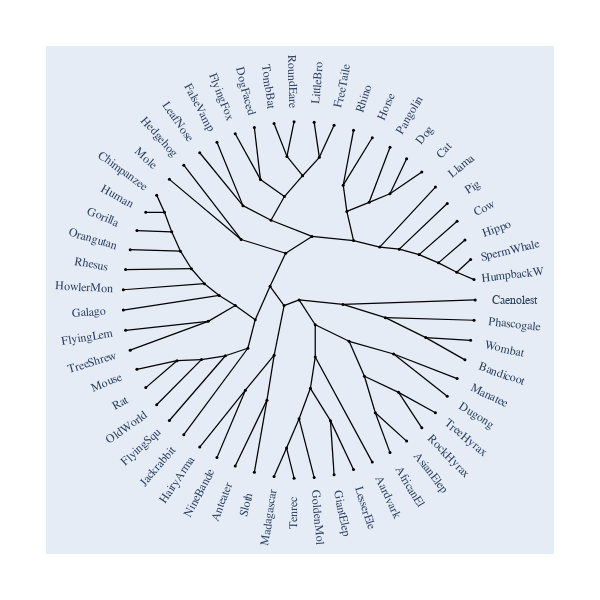

This figure's notebook cell:
### Markdown cell above
## With Contemporaneous Tips

### Code cell
fig.contemporaneous = True
fig.label_pad = 0.23
fig.show()

### Figure 1 — Plotly figure (JSON) as saved in the notebook; plotly's stock layout.template omitted (floating-point values rounded to 4 significant figures; data arrays with more than 128 entries replaced by an {"elided": "..."} marker saying what was removed)
{"data": [{"line": {"color": "black", "shape": "spline", "smoothing": 1.3, "width": 1.25}, "mode": "lines", "showlegend": false, "type": "scatter", "x": {"elided": "644 float values"}, "y": {"elided": "644 float values"}}, {"hoverinfo": "text", "marker": {"color": "black", "size": 3, "symbol": "circle"}, "mode": "markers", "showlegend": false, "text": ["root", "edge.37", "edge.33", "edge.19", "edge.17", "edge.16", "edge.15", "edge.14", "edge.13", "edge.12", "edge.11", "HumpbackW", "SpermWhale", "Hippo", "Cow", "Pig", "Llama", "edge.10", "edge.9", "edge.8", "Cat", "Dog", "Pangolin", "edge.7", "Horse", "Rhino", "edge.6", "edge.4", "edge.3", "edge.1", "FreeTaile", "LittleBro", "edge.2", "RoundEare", "TombBat", "edge.0", "DogFaced", "FlyingFox", "edge.5", "FalseVamp", "LeafNose", "edge.18", "Hedgehog", "Mole", "edge.32", "edge.27", "edge.26", "edge.25", "edge.24", "edge.23", "edge.22", "edge.21", "Chimpanzee", "Human", "Gorilla", "Orangutan", "Rhesus", "HowlerMon", "Galago", "edge.20", "FlyingLem", "TreeShrew", "edge.31", "edge.30", "edge.29", "edge.28", "Mouse", "Rat", "OldWorld", "FlyingSqu", "Jackrabbit", "edge.36", "edge.34", "HairyArma", "NineBande", "edge.35", "Anteater", "Sloth", "edge.48", "edge.47", "edge.46", "edge.44", "edge.43", "Madagascar", "Tenrec", "GoldenMol", "edge.45", "GiantElep", "LesserEle", "Aardvark", "edge.42", "edge.41", "edge.39", "AfricanEl", "AsianElep", "edge.40", "RockHyrax", "TreeHyrax", "edge.38", "Dugong", "Manatee", "edge.51", "edge.50", "edge.49", "Bandicoot", "Wombat", "Phascogale", "Caenolest"], "type": "scatter", "x": [0, -0.08527, -0.1649, -0.07649, 0.07317, 0.3091, 0.4578, 0.5691, 0.6814, 0.7913, 0.8958, 0.9935, 0.974, 0.9418, 0.8974, 0.8413, 0.7741, 0.2711, 0.3978, 0.516, 0.6969, 0.6106, 0.5164, 0.2506, 0.4154, 0.309, -0.1595, -0.08338, 0.0199, 0.115, 0.1986, 0.08558, -0.06915, -0.02856, -0.1423, -0.2197, -0.2542, -0.3628, -0.3189, -0.4667, -0.5644, -0.3295, -0.6549, -0.7367, -0.2492, -0.3623, -0.4538, -0.5378, -0.6119, -0.6739, -0.7236, -0.7648, -0.809, -0.8707, -0.9211, -0.9595, -0.9854, -0.9984, -0.9984, -0.5165, -0.9854, -0.9595, -0.2911, -0.4185, -0.5547, -0.6934, -0.9211, -0.8707, -0.809, -0.7367, -0.6549, -0.1416, -0.3051, -0.5644, -0.4667, -0.1826, -0.3628, -0.2542, 0.0916, 0.09162, 0.06408, -1.225e-16, -0.07131, -0.1423, -0.02856, 0.08558, 0.178, 0.1986, 0.309, 0.4154, 0.2839, 0.3711, 0.4327, 0.5164, 0.6106, 0.5648, 0.6969, 0.7741, 0.537, 0.8413, 0.8974, 0.2488, 0.49, 0.7196, 0.9418, 0.974, 0.9935, 1], "y": [0, -0.03152, 0.07649, 0.2618, 0.3562, 0.3332, 0.2965, 0.2848, 0.2542, 0.208, 0.155, 0.114, 0.2265, 0.336, 0.4412, 0.5406, 0.633, 0.4965, 0.5475, 0.5954, 0.7171, 0.7919, 0.8563, 0.6436, 0.9096, 0.9511, 0.4471, 0.5799, 0.6967, 0.7999, 0.9801, 0.9963, 0.8051, 0.9996, 0.9898, 0.6761, 0.9671, 0.9319, 0.5289, 0.8844, 0.8255, 0.339, 0.7557, 0.6762, -0.1107, -0.03144, 0.02514, 0.09109, 0.1749, 0.2735, 0.3818, 0.4915, 0.5878, 0.4917, 0.3893, 0.2817, 0.1705, 0.05709, -0.05709, -0.1201, -0.1705, -0.2817, -0.271, -0.3133, -0.3345, -0.3409, -0.3893, -0.4917, -0.5878, -0.6762, -0.7557, -0.3101, -0.506, -0.8255, -0.8844, -0.562, -0.9319, -0.9671, -0.1392, -0.3205, -0.4959, -0.6667, -0.8303, -0.9898, -0.9996, -0.9963, -0.677, -0.9801, -0.9511, -0.9096, -0.2321, -0.4283, -0.6329, -0.8563, -0.7919, -0.5184, -0.7171, -0.633, -0.3032, -0.5406, -0.4412, -0.02495, -0.0993, -0.2113, -0.336, -0.2265, -0.114, -2.449e-16]}], "layout": {"annotations": [{"font": {"family": "Inconsolata, monospace", "size": 12}, "showarrow": false, "text": "HumpbackW ", "textangle": -6.545, "x": 1.222, "xanchor": "center", "xref": "x", "y": 0.1402, "yanchor": "middle", "yref": "y"}, {"font": {"family": "Inconsolata, monospace", "size": 12}, "showarrow": false, "text": "SpermWhale", "textangle": -13.09, "x": 1.198, "xanchor": "center", "xref": "x", "y": 0.2786, "yanchor": "middle", "yref": "y"}, {"font": {"family": "Inconsolata, monospace", "size": 12}, "showarrow": false, "text": "Hippo     ", "textangle": -19.64, "x": 1.158, "xanchor": "center", "xref": "x", "y": 0.4133, "yanchor": "middle", "yref": "y"}, {"font": {"family": "Inconsolata, monospace", "size": 12}, "showarrow": false, "text": "Cow       ", "textangle": -26.18, "x": 1.104, "xanchor": "center", "xref": "x", "y": 0.5427, "yanchor": "middle", "yref": "y"}, {"font": {"family": "Inconsolata, monospace", "size": 12}, "showarrow": false, "text": "Pig       ", "textangle": -32.73, "x": 1.035, "xanchor": "center", "xref": "x", "y": 0.665, "yanchor": "middle", "yref": "y"}, {"font": {"family": "Inconsolata, monospace", "size": 12}, "showarrow": false, "text": "Llama     ", "textangle": -39.27, "x": 0.9522, "xanchor": "center", "xref": "x", "y": 0.7786, "yanchor": "middle", "yref": "y"}, {"font": {"family": "Inconsolata, monospace", "size": 12}, "showarrow": false, "text": "Cat       ", "textangle": -45.82, "x": 0.8572, "xanchor": "center", "xref": "x", "y": 0.8821, "yanchor": "middle", "yref": "y"}, {"font": {"family": "Inconsolata, monospace", "size": 12}, "showarrow": false, "text": "Dog       ", "textangle": -52.36, "x": 0.7511, "xanchor": "center", "xref": "x", "y": 0.974, "yanchor": "middle", "yref": "y"}, {"font": {"family": "Inconsolata, monospace", "size": 12}, "showarrow": false, "text": "Pangolin  ", "textangle": -58.91, "x": 0.6352, "xanchor": "center", "xref": "x", "y": 1.053, "yanchor": "middle", "yref": "y"}, {"font": {"family": "Inconsolata, monospace", "size": 12}, "showarrow": false, "text": "Horse     ", "textangle": -65.45, "x": 0.511, "xanchor": "center", "xref": "x", "y": 1.119, "yanchor": "middle", "yref": "y"}, {"font": {"family": "Inconsolata, monospace", "size": 12}, "showarrow": false, "text": "Rhino     ", "textangle": -72, "x": 0.3801, "xanchor": "center", "xref": "x", "y": 1.17, "yanchor": "middle", "yref": "y"}, {"font": {"family": "Inconsolata, monospace", "size": 12}, "showarrow": false, "text": "FreeTaile ", "textangle": -78.55, "x": 0.2443, "xanchor": "center", "xref": "x", "y": 1.206, "yanchor": "middle", "yref": "y"}, {"font": {"family": "Inconsolata, monospace", "size": 12}, "showarrow": false, "text": "LittleBro ", "textangle": -85.09, "x": 0.1053, "xanchor": "center", "xref": "x", "y": 1.225, "yanchor": "middle", "yref": "y"}, {"font": {"family": "Inconsolata, monospace", "size": 12}, "showarrow": false, "text": " RoundEare", "textangle": 88.36, "x": -0.03512, "xanchor": "center", "xref": "x", "y": 1.229, "yanchor": "middle", "yref": "y"}, {"font": {"family": "Inconsolata, monospace", "size": 12}, "showarrow": false, "text": "   TombBat", "textangle": 81.82, "x": -0.175, "xanchor": "center", "xref": "x", "y": 1.217, "yanchor": "middle", "yref": "y"}, {"font": {"family": "Inconsolata, monospace", "size": 12}, "showarrow": false, "text": "  DogFaced", "textangle": 75.27, "x": -0.3127, "xanchor": "center", "xref": "x", "y": 1.19, "yanchor": "middle", "yref": "y"}, {"font": {"family": "Inconsolata, monospace", "size": 12}, "showarrow": false, "text": " FlyingFox", "textangle": 68.73, "x": -0.4463, "xanchor": "center", "xref": "x", "y": 1.146, "yanchor": "middle", "yref": "y"}, {"font": {"family": "Inconsolata, monospace", "size": 12}, "showarrow": false, "text": " FalseVamp", "textangle": 62.18, "x": -0.574, "xanchor": "center", "xref": "x", "y": 1.088, "yanchor": "middle", "yref": "y"}, {"font": {"family": "Inconsolata, monospace", "size": 12}, "showarrow": false, "text": "  LeafNose", "textangle": 55.64, "x": -0.6943, "xanchor": "center", "xref": "x", "y": 1.015, "yanchor": "middle", "yref": "y"}, {"font": {"family": "Inconsolata, monospace", "size": 12}, "showarrow": false, "text": "  Hedgehog", "textangle": 49.09, "x": -0.8055, "xanchor": "center", "xref": "x", "y": 0.9296, "yanchor": "middle", "yref": "y"}, {"font": {"family": "Inconsolata, monospace", "size": 12}, "showarrow": false, "text": "      Mole", "textangle": 42.55, "x": -0.9062, "xanchor": "center", "xref": "x", "y": 0.8317, "yanchor": "middle", "yref": "y"}, {"font": {"family": "Inconsolata, monospace", "size": 12}, "showarrow": false, "text": "Chimpanzee", "textangle": 36, "x": -0.9951, "xanchor": "center", "xref": "x", "y": 0.723, "yanchor": "middle", "yref": "y"}, {"font": {"family": "Inconsolata, monospace", "size": 12}, "showarrow": false, "text": "     Human", "textangle": 29.45, "x": -1.071, "xanchor": "center", "xref": "x", "y": 0.6048, "yanchor": "middle", "yref": "y"}, {"font": {"family": "Inconsolata, monospace", "size": 12}, "showarrow": false, "text": "   Gorilla", "textangle": 22.91, "x": -1.133, "xanchor": "center", "xref": "x", "y": 0.4788, "yanchor": "middle", "yref": "y"}, {"font": {"family": "Inconsolata, monospace", "size": 12}, "showarrow": false, "text": " Orangutan", "textangle": 16.36, "x": -1.18, "xanchor": "center", "xref": "x", "y": 0.3465, "yanchor": "middle", "yref": "y"}, {"font": {"family": "Inconsolata, monospace", "size": 12}, "showarrow": false, "text": "    Rhesus", "textangle": 9.818, "x": -1.212, "xanchor": "center", "xref": "x", "y": 0.2097, "yanchor": "middle", "yref": "y"}, {"font": {"family": "Inconsolata, monospace", "size": 12}, "showarrow": false, "text": " HowlerMon", "textangle": 3.273, "x": -1.228, "xanchor": "center", "xref": "x", "y": 0.07022, "yanchor": "middle", "yref": "y"}, {"font": {"family": "Inconsolata, monospace", "size": 12}, "showarrow": false, "text": "    Galago", "textangle": -3.273, "x": -1.228, "xanchor": "center", "xref": "x", "y": -0.07022, "yanchor": "middle", "yref": "y"}, {"font": {"family": "Inconsolata, monospace", "size": 12}, "showarrow": false, "text": " FlyingLem", "textangle": -9.818, "x": -1.212, "xanchor": "center", "xref": "x", "y": -0.2097, "yanchor": "middle", "yref": "y"}, {"font": {"family": "Inconsolata, monospace", "size": 12}, "showarrow": false, "text": " TreeShrew", "textangle": -16.36, "x": -1.18, "xanchor": "center", "xref": "x", "y": -0.3465, "yanchor": "middle", "yref": "y"}, {"font": {"family": "Inconsolata, monospace", "size": 12}, "showarrow": false, "text": "     Mouse", "textangle": -22.91, "x": -1.133, "xanchor": "center", "xref": "x", "y": -0.4788, "yanchor": "middle", "yref": "y"}, {"font": {"family": "Inconsolata, monospace", "size": 12}, "showarrow": false, "text": "       Rat", "textangle": -29.45, "x": -1.071, "xanchor": "center", "xref": "x", "y": -0.6048, "yanchor": "middle", "yref": "y"}, {"font": {"family": "Inconsolata, monospace", "size": 12}, "showarrow": false, "text": "  OldWorld", "textangle": -36, "x": -0.9951, "xanchor": "center", "xref": "x", "y": -0.723, "yanchor": "middle", "yref": "y"}, {"font": {"family": "Inconsolata, monospace", "size": 12}, "showarrow": false, "text": " FlyingSqu", "textangle": -42.55, "x": -0.9062, "xanchor": "center", "xref": "x", "y": -0.8317, "yanchor": "middle", "yref": "y"}, {"font": {"family": "Inconsolata, monospace", "size": 12}, "showarrow": false, "text": "Jackrabbit", "textangle": -49.09, "x": -0.8055, "xanchor": "center", "xref": "x", "y": -0.9296, "yanchor": "middle", "yref": "y"}, {"font": {"family": "Inconsolata, monospace", "size": 12}, "showarrow": false, "text": " HairyArma", "textangle": -55.64, "x": -0.6943, "xanchor": "center", "xref": "x", "y": -1.015, "yanchor": "middle", "yref": "y"}, {"font": {"family": "Inconsolata, monospace", "size": 12}, "showarrow": false, "text": " NineBande", "textangle": -62.18, "x": -0.574, "xanchor": "center", "xref": "x", "y": -1.088, "yanchor": "middle", "yref": "y"}, {"font": {"family": "Inconsolata, monospace", "size": 12}, "showarrow": false, "text": "  Anteater", "textangle": -68.73, "x": -0.4463, "xanchor": "center", "xref": "x", "y": -1.146, "yanchor": "middle", "yref": "y"}, {"font": {"family": "Inconsolata, monospace", "size": 12}, "showarrow": false, "text": "     Sloth", "textangle": -75.27, "x": -0.3127, "xanchor": "center", "xref": "x", "y": -1.19, "yanchor": "middle", "yref": "y"}, {"font": {"family": "Inconsolata, monospace", "size": 12}, "showarrow": false, "text": "Madagascar", "textangle": -81.82, "x": -0.175, "xanchor": "center", "xref": "x", "y": -1.217, "yanchor": "middle", "yref": "y"}, {"font": {"family": "Inconsolata, monospace", "size": 12}, "showarrow": false, "text": "    Tenrec", "textangle": -88.36, "x": -0.03512, "xanchor": "center", "xref": "x", "y": -1.229, "yanchor": "middle", "yref": "y"}, {"font": {"family": "Inconsolata, monospace", "size": 12}, "showarrow": false, "text": "GoldenMol ", "textangle": 85.09, "x": 0.1053, "xanchor": "center", "xref": "x", "y": -1.225, "yanchor": "middle", "yref": "y"}, {"font": {"family": "Inconsolata, monospace", "size": 12}, "showarrow": false, "text": "GiantElep ", "textangle": 78.55, "x": 0.2443, "xanchor": "center", "xref": "x", "y": -1.206, "yanchor": "middle", "yref": "y"}, {"font": {"family": "Inconsolata, monospace", "size": 12}, "showarrow": false, "text": "LesserEle ", "textangle": 72, "x": 0.3801, "xanchor": "center", "xref": "x", "y": -1.17, "yanchor": "middle", "yref": "y"}, {"font": {"family": "Inconsolata, monospace", "size": 12}, "showarrow": false, "text": "Aardvark  ", "textangle": 65.45, "x": 0.511, "xanchor": "center", "xref": "x", "y": -1.119, "yanchor": "middle", "yref": "y"}, {"font": {"family": "Inconsolata, monospace", "size": 12}, "showarrow": false, "text": "AfricanEl ", "textangle": 58.91, "x": 0.6352, "xanchor": "center", "xref": "x", "y": -1.053, "yanchor": "middle", "yref": "y"}, {"font": {"family": "Inconsolata, monospace", "size": 12}, "showarrow": false, "text": "AsianElep ", "textangle": 52.36, "x": 0.7511, "xanchor": "center", "xref": "x", "y": -0.974, "yanchor": "middle", "yref": "y"}, {"font": {"family": "Inconsolata, monospace", "size": 12}, "showarrow": false, "text": "RockHyrax ", "textangle": 45.82, "x": 0.8572, "xanchor": "center", "xref": "x", "y": -0.8821, "yanchor": "middle", "yref": "y"}, {"font": {"family": "Inconsolata, monospace", "size": 12}, "showarrow": false, "text": "TreeHyrax ", "textangle": 39.27, "x": 0.9522, "xanchor": "center", "xref": "x", "y": -0.7786, "yanchor": "middle", "yref": "y"}, {"font": {"family": "Inconsolata, monospace", "size": 12}, "showarrow": false, "text": "Dugong    ", "textangle": 32.73, "x": 1.035, "xanchor": "center", "xref": "x", "y": -0.665, "yanchor": "middle", "yref": "y"}, {"font": {"family": "Inconsolata, monospace", "size": 12}, "showarrow": false, "text": "Manatee   ", "textangle": 26.18, "x": 1.104, "xanchor": "center", "xref": "x", "y": -0.5427, "yanchor": "middle", "yref": "y"}, {"font": {"family": "Inconsolata, monospace", "size": 12}, "showarrow": false, "text": "Bandicoot ", "textangle": 19.64, "x": 1.158, "xanchor": "center", "xref": "x", "y": -0.4133, "yanchor": "middle", "yref": "y"}, {"font": {"family": "Inconsolata, monospace", "size": 12}, "showarrow": false, "text": "Wombat    ", "textangle": 13.09, "x": 1.198, "xanchor": "center", "xref": "x", "y": -0.2786, "yanchor": "middle", "yref": "y"}, {"font": {"family": "Inconsolata, monospace", "size": 12}, "showarrow": false, "text": "Phascogale", "textangle": 6.545, "x": 1.222, "xanchor": "center", "xref": "x", "y": -0.1402, "yanchor": "middle", "yref": "y"}, {"font": {"family": "Inconsolata, monospace", "size": 12}, "showarrow": false, "text": "Caenolest ", "textangle": 0, "x": 1.23, "xanchor": "center", "xref": "x", "y": -3.013e-16, "yanchor": "middle", "yref": "y"}], "autosize": true, "font": {"family": "Balto", "size": 14}, "height": 600, "hovermode": "closest", "margin": {"b": 50, "l": 50, "pad": 4, "r": 50, "t": 50}, "showlegend": false, "width": 600, "xaxis": {"autorange": true, "range": [-1.411, 1.411], "type": "linear", "visible": false}, "yaxis": {"autorange": true, "range": [-1.411, 1.411], "type": "linear", "visible": false}}}
